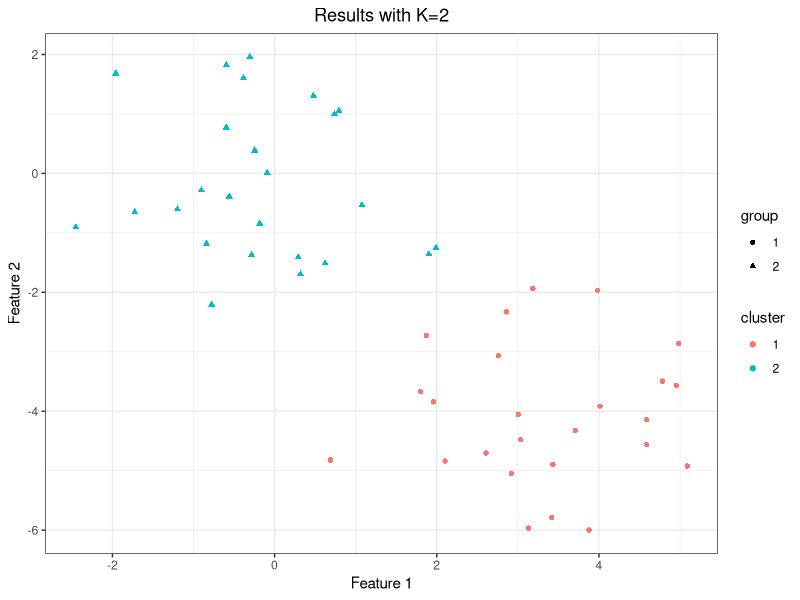

Generate this figure with R: (Note: this script raises an error after producing the figure.)
#lec 3 code, K MEANS

library(dplyr)

set.seed(2); x=matrix(rnorm(50*2), ncol=2)
x[1:25,1]=x[1:25,1]+3; x[1:25,2]=x[1:25,2]-4

km.out=kmeans(x,2,nstart=20)
# creat new data.frame with "group" and "cluster"
y = data.frame(x); colnames(y)=c("X1","X2")
y$group = factor(rep(c(1,2),each=25))
y$cluster=factor(km.out$cluster)
library(ggplot2)
p = ggplot(y,aes(X1,X2))+
  geom_point(aes(shape=group,color=cluster))+
  xlab("Feature 1")+ylab("Feature 2")+
  ggtitle("Results with K=2")+theme_bw()+
  theme(plot.title = element_text(hjust = 0.5))

p

#3 clusters
set.seed(2); x=matrix(rnorm(50*2), ncol=2)
x[1:25,1]=x[1:25,1]+3; x[1:25,2]=x[1:25,2]-4


set.seed(4); km.out3 =kmeans(x,3,nstart=20)
# show the 3 centroids
km.out3$centers
# creat new data.frame with "group" and "cluster"
y = data.frame(x); colnames(y)=c("X1","X2")
y$group = factor(rep(c(1,2),each=25))
y$cluster=factor(km.out3$cluster)
library(ggplot2)
q = ggplot(y,aes(X1,X2))+
  geom_point(aes(shape=group,color=cluster))+
  geom_point(data = y %>% select(cluster) %>% mean())
  xlab("Feature 1")+ylab("Feature 2")+
  ggtitle("Results with K=3")+theme_bw()+
  theme(plot.title = element_text(hjust = 0.5))
q
